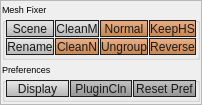
             <widget class="QFrame" name="frame_debugTools">
              <property name="sizePolicy">
               <sizepolicy hsizetype="Preferred" vsizetype="Preferred">
                <horstretch>0</horstretch>
                <verstretch>0</verstretch>
               </sizepolicy>
              </property>
              <property name="minimumSize">
               <size>
                <width>0</width>
                <height>0</height>
               </size>
              </property>
              <property name="maximumSize">
               <size>
                <width>16777215</width>
                <height>16777215</height>
               </size>
              </property>
              <property name="font">
               <font>
                <family>Segoe UI</family>
               </font>
              </property>
              <property name="styleSheet">
               <string notr="true">QPushButton{ 
 border:1px solid rgb(30,30,30);
background-color: qlineargradient(spread:pad, x1:1, y1:1, x2:1, y2:0, stop:0 rgba(189, 118, 57, 225), stop:1 rgba(235, 158, 108, 195));
color:rgb(25,25,25);}
QPushButton:hover{ 
 border:1px solid rgb(30,30,30);
background-color: qlineargradient(spread:pad, x1:1, y1:1, x2:1, y2:0, stop:0 rgba(189, 118, 57, 225), stop:1 rgba(255, 178, 128, 195));
color:rgb(25,25,25);
text-decoration: underline!important;
}
QPushButton:pressed{ 
 border:1px solid rgb(30,30,30);
background-color: qlineargradient(spread:pad, x1:1, y1:1, x2:1, y2:0, stop:0 rgba(235, 158, 108, 195), stop:1 rgba( 189, 118, 57, 225));
color:rgb(25,25,25);}</string>
              </property>
              <property name="frameShape">
               <enum>QFrame::StyledPanel</enum>
              </property>
              <property name="frameShadow">
               <enum>QFrame::Raised</enum>
              </property>
              <layout class="QVBoxLayout" name="verticalLayout_5">
               <property name="spacing">
                <number>3</number>
               </property>
               <property name="leftMargin">
                <number>1</number>
               </property>
               <property name="topMargin">
                <number>2</number>
               </property>
               <property name="rightMargin">
                <number>1</number>
               </property>
               <property name="bottomMargin">
                <number>2</number>
               </property>
               <item>
                <widget class="QGroupBox" name="groupBox_meshEditor_2">
                 <property name="sizePolicy">
                  <sizepolicy hsizetype="Preferred" vsizetype="Fixed">
                   <horstretch>0</horstretch>
                   <verstretch>0</verstretch>
                  </sizepolicy>
                 </property>
                 <property name="minimumSize">
                  <size>
                   <width>0</width>
                   <height>0</height>
                  </size>
                 </property>
                 <property name="maximumSize">
                  <size>
                   <width>16777215</width>
                   <height>16777215</height>
                  </size>
                 </property>
                 <property name="font">
                  <font>
                   <family>Segoe UI</family>
                   <pointsize>7</pointsize>
                  </font>
                 </property>
                 <property name="layoutDirection">
                  <enum>Qt::LeftToRight</enum>
                 </property>
                 <property name="autoFillBackground">
                  <bool>false</bool>
                 </property>
                 <property name="styleSheet">
                  <string notr="true"/>
                 </property>
                 <property name="title">
                  <string>Mesh Fixer</string>
                 </property>
                 <layout class="QGridLayout" name="gridLayout_12">
                  <property name="leftMargin">
                   <number>1</number>
                  </property>
                  <property name="topMargin">
                   <number>0</number>
                  </property>
                  <property name="rightMargin">
                   <number>1</number>
                  </property>
                  <property name="bottomMargin">
                   <number>2</number>
                  </property>
                  <property name="spacing">
                   <number>1</number>
                  </property>
                  <item row="1" column="0">
                   <widget class="QPushButton" name="btn_scene">
                    <property name="minimumSize">
                     <size>
                      <width>0</width>
                      <height>17</height>
                     </size>
                    </property>
                    <property name="maximumSize">
                     <size>
                      <width>16777215</width>
                      <height>22</height>
                     </size>
                    </property>
                    <property name="font">
                     <font>
                      <family>Segoe UI</family>
                     </font>
                    </property>
                    <property name="cursor">
                     <cursorShape>PointingHandCursor</cursorShape>
                    </property>
                    <property name="statusTip">
                     <string>Optimize scene. Maya built-in function.</string>
                    </property>
                    <property name="styleSheet">
                     <string notr="true">QPushButton{ 
 border:1px solid rgb(30,30,30);
background-color: qlineargradient(spread:pad, x1:1, y1:1, x2:1, y2:0, stop:0 rgba(175, 175,175, 235), stop:1 rgba(235, 235, 235, 195));
color:rgb(25,25,25);}

QPushButton:hover{ 
 border:1px solid rgb(30,30,30);
background-color: qlineargradient(spread:pad, x1:1, y1:1, x2:1, y2:0, stop:0 rgba(190, 190, 190, 225), stop:1 rgba(245, 245, 245, 195));
color:rgb(25,25,25);
}

QPushButton:pressed{ 
 border:1px solid rgb(30,30,30);
background-color: qlineargradient(spread:pad, x1:1, y1:1, x2:1, y2:0, stop:0 rgba(215, 215, 215, 195), stop:1 rgba(155, 155,155, 235));
color:rgb(25,25,25);}</string>
                    </property>
                    <property name="text">
                     <string>Scene</string>
                    </property>
                   </widget>
                  </item>
                  <item row="1" column="1">
                   <widget class="QPushButton" name="btn_cleanM">
                    <property name="minimumSize">
                     <size>
                      <width>0</width>
                      <height>17</height>
                     </size>
                    </property>
                    <property name="maximumSize">
                     <size>
                      <width>16777215</width>
                      <height>22</height>
                     </size>
                    </property>
                    <property name="font">
                     <font>
                      <family>Segoe UI</family>
                     </font>
                    </property>
                    <property name="cursor">
                     <cursorShape>PointingHandCursor</cursorShape>
                    </property>
                    <property name="statusTip">
                     <string>Predefined mesh cleanup.</string>
                    </property>
                    <property name="styleSheet">
                     <string notr="true">QPushButton{ 
 border:1px solid rgb(30,30,30);
background-color: qlineargradient(spread:pad, x1:1, y1:1, x2:1, y2:0, stop:0 rgba(175, 175,175, 235), stop:1 rgba(235, 235, 235, 195));
color:rgb(25,25,25);}

QPushButton:hover{ 
 border:1px solid rgb(30,30,30);
background-color: qlineargradient(spread:pad, x1:1, y1:1, x2:1, y2:0, stop:0 rgba(190, 190, 190, 225), stop:1 rgba(245, 245, 245, 195));
color:rgb(25,25,25);
}

QPushButton:pressed{ 
 border:1px solid rgb(30,30,30);
background-color: qlineargradient(spread:pad, x1:1, y1:1, x2:1, y2:0, stop:0 rgba(215, 215, 215, 195), stop:1 rgba(155, 155,155, 235));
color:rgb(25,25,25);}</string>
                    </property>
                    <property name="text">
                     <string>CleanM</string>
                    </property>
                   </widget>
                  </item>
                  <item row="1" column="3">
                   <widget class="QPushButton" name="btn_keepHS">
                    <property name="minimumSize">
                     <size>
                      <width>0</width>
                      <height>17</height>
                     </size>
                    </property>
                    <property name="maximumSize">
                     <size>
                      <width>16777215</width>
                      <height>22</height>
                     </size>
                    </property>
                    <property name="font">
                     <font>
                      <family>Segoe UI</family>
                     </font>
                    </property>
                    <property name="cursor">
                     <cursorShape>PointingHandCursor</cursorShape>
                    </property>
                    <property name="statusTip">
                     <string>Unlock normal while keeping hard/ soft edges.</string>
                    </property>
                    <property name="text">
                     <string>KeepHS</string>
                    </property>
                   </widget>
                  </item>
                  <item row="1" column="2">
                   <widget class="QPushButton" name="btn_normal">
                    <property name="minimumSize">
                     <size>
                      <width>0</width>
                      <height>17</height>
                     </size>
                    </property>
                    <property name="maximumSize">
                     <size>
                      <width>16777215</width>
                      <height>22</height>
                     </size>
                    </property>
                    <property name="font">
                     <font>
                      <family>Segoe UI</family>
                     </font>
                    </property>
                    <property name="cursor">
                     <cursorShape>PointingHandCursor</cursorShape>
                    </property>
                    <property name="statusTip">
                     <string>Facet and freeze, maya built-in function.</string>
                    </property>
                    <property name="text">
                     <string>Normal</string>
                    </property>
                   </widget>
                  </item>
                  <item row="2" column="0">
                   <widget class="QPushButton" name="btn_rename">
                    <property name="minimumSize">
                     <size>
                      <width>0</width>
                      <height>17</height>
                     </size>
                    </property>
                    <property name="maximumSize">
                     <size>
                      <width>16777215</width>
                      <height>22</height>
                     </size>
                    </property>
                    <property name="font">
                     <font>
                      <family>Segoe UI</family>
                     </font>
                    </property>
                    <property name="cursor">
                     <cursorShape>PointingHandCursor</cursorShape>
                    </property>
                    <property name="statusTip">
                     <string>Rename tool from maya bonus tool.</string>
                    </property>
                    <property name="styleSheet">
                     <string notr="true">QPushButton{ 
 border:1px solid rgb(30,30,30);
background-color: qlineargradient(spread:pad, x1:1, y1:1, x2:1, y2:0, stop:0 rgba(175, 175,175, 235), stop:1 rgba(235, 235, 235, 195));
color:rgb(25,25,25);}

QPushButton:hover{ 
 border:1px solid rgb(30,30,30);
background-color: qlineargradient(spread:pad, x1:1, y1:1, x2:1, y2:0, stop:0 rgba(190, 190, 190, 225), stop:1 rgba(245, 245, 245, 195));
color:rgb(25,25,25);
}

QPushButton:pressed{ 
 border:1px solid rgb(30,30,30);
background-color: qlineargradient(spread:pad, x1:1, y1:1, x2:1, y2:0, stop:0 rgba(215, 215, 215, 195), stop:1 rgba(155, 155,155, 235));
color:rgb(25,25,25);}</string>
                    </property>
                    <property name="text">
                     <string>Rename</string>
                    </property>
                   </widget>
                  </item>
                  <item row="2" column="1">
                   <widget class="QPushButton" name="btn_cleanN">
                    <property name="minimumSize">
                     <size>
                      <width>0</width>
                      <height>17</height>
                     </size>
                    </property>
                    <property name="maximumSize">
                     <size>
                      <width>16777215</width>
                      <height>22</height>
                     </size>
                    </property>
                    <property name="font">
                     <font>
                      <family>Segoe UI</family>
                     </font>
                    </property>
                    <property name="cursor">
                     <cursorShape>PointingHandCursor</cursorShape>
                    </property>
                    <property name="statusTip">
                     <string>Cleanup namespace.</string>
                    </property>
                    <property name="text">
                     <string>CleanN</string>
                    </property>
                   </widget>
                  </item>
                  <item row="2" column="2">
                   <widget class="QPushButton" name="btn_ungroup">
                    <property name="minimumSize">
                     <size>
                      <width>0</width>
                      <height>17</height>
                     </size>
                    </property>
                    <property name="maximumSize">
                     <size>
                      <width>16777215</width>
                      <height>22</height>
                     </size>
                    </property>
                    <property name="font">
                     <font>
                      <family>Segoe UI</family>
                     </font>
                    </property>
                    <property name="cursor">
                     <cursorShape>PointingHandCursor</cursorShape>
                    </property>
                    <property name="statusTip">
                     <string>Ungroup selected nodes.</string>
                    </property>
                    <property name="styleSheet">
                     <string notr="true"/>
                    </property>
                    <property name="text">
                     <string>Ungroup</string>
                    </property>
                   </widget>
                  </item>
                  <item row="2" column="3">
                   <widget class="QPushButton" name="btn_reverse">
                    <property name="minimumSize">
                     <size>
                      <width>0</width>
                      <height>17</height>
                     </size>
                    </property>
                    <property name="maximumSize">
                     <size>
                      <width>16777215</width>
                      <height>22</height>
                     </size>
                    </property>
                    <property name="font">
                     <font>
                      <family>Segoe UI</family>
                     </font>
                    </property>
                    <property name="cursor">
                     <cursorShape>PointingHandCursor</cursorShape>
                    </property>
                    <property name="statusTip">
                     <string>Reverse normal to facing current camera.</string>
                    </property>
                    <property name="text">
                     <string>Reverse</string>
                    </property>
                   </widget>
                  </item>
                 </layout>
                </widget>
               </item>
               <item>
                <widget class="QGroupBox" name="groupBox_instancer_2">
                 <property name="sizePolicy">
                  <sizepolicy hsizetype="Preferred" vsizetype="Preferred">
                   <horstretch>0</horstretch>
                   <verstretch>0</verstretch>
                  </sizepolicy>
                 </property>
                 <property name="minimumSize">
                  <size>
                   <width>0</width>
                   <height>0</height>
                  </size>
                 </property>
                 <property name="maximumSize">
                  <size>
                   <width>16777215</width>
                   <height>16777215</height>
                  </size>
                 </property>
                 <property name="font">
                  <font>
                   <family>Segoe UI</family>
                   <pointsize>7</pointsize>
                  </font>
                 </property>
                 <property name="styleSheet">
                  <string notr="true"/>
                 </property>
                 <property name="title">
                  <string>Preferences</string>
                 </property>
                 <layout class="QGridLayout" name="gridLayout_13">
                  <property name="leftMargin">
                   <number>1</number>
                  </property>
                  <property name="topMargin">
                   <number>0</number>
                  </property>
                  <property name="rightMargin">
                   <number>1</number>
                  </property>
                  <property name="bottomMargin">
                   <number>2</number>
                  </property>
                  <property name="spacing">
                   <number>1</number>
                  </property>
                  <item row="0" column="1">
                   <widget class="QPushButton" name="btn_display">
                    <property name="minimumSize">
                     <size>
                      <width>0</width>
                      <height>17</height>
                     </size>
                    </property>
                    <property name="maximumSize">
                     <size>
                      <width>16777215</width>
                      <height>22</height>
                     </size>
                    </property>
                    <property name="font">
                     <font>
                      <family>Segoe UI</family>
                     </font>
                    </property>
                    <property name="cursor">
                     <cursorShape>PointingHandCursor</cursorShape>
                    </property>
                    <property name="statusTip">
                     <string>Quick display all kinds of poly info.</string>
                    </property>
                    <property name="styleSheet">
                     <string notr="true">QPushButton{ 
 border:1px solid rgb(30,30,30);
background-color: qlineargradient(spread:pad, x1:1, y1:1, x2:1, y2:0, stop:0 rgba(175, 175,175, 235), stop:1 rgba(235, 235, 235, 195));
color:rgb(25,25,25);}

QPushButton:hover{ 
 border:1px solid rgb(30,30,30);
background-color: qlineargradient(spread:pad, x1:1, y1:1, x2:1, y2:0, stop:0 rgba(190, 190, 190, 225), stop:1 rgba(245, 245, 245, 195));
color:rgb(25,25,25);
}

QPushButton:pressed{ 
 border:1px solid rgb(30,30,30);
background-color: qlineargradient(spread:pad, x1:1, y1:1, x2:1, y2:0, stop:0 rgba(215, 215, 215, 195), stop:1 rgba(155, 155,155, 235));
color:rgb(25,25,25);}</string>
                    </property>
                    <property name="text">
                     <string>Display</string>
                    </property>
                   </widget>
                  </item>
                  <item row="0" column="2">
                   <widget class="QPushButton" name="btn_pluginCln">
                    <property name="minimumSize">
                     <size>
                      <width>0</width>
                      <height>17</height>
                     </size>
                    </property>
                    <property name="maximumSize">
                     <size>
                      <width>16777215</width>
                      <height>22</height>
                     </size>
                    </property>
                    <property name="font">
                     <font>
                      <family>Segoe UI</family>
                     </font>
                    </property>
                    <property name="cursor">
                     <cursorShape>PointingHandCursor</cursorShape>
                    </property>
                    <property name="statusTip">
                     <string>Clean plugins that are not used frequently by modeler.</string>
                    </property>
                    <property name="styleSheet">
                     <string notr="true">*.QPushButton{ 
background-color: qlineargradient(spread:pad, x1:1, y1:1, x2:1, y2:0, stop:0 rgba(135, 135, 135, 225), stop:1 rgba(185,185, 185, 195));
border:1px solid rgb(30,30,30);
color: rgb( 25,25,25 );
}
*.QPushButton:hover{ 
background-color: qlineargradient(spread:pad, x1:1, y1:1, x2:1, y2:0, stop:0 rgba(155, 155, 155, 225), stop:1 rgba(205,205, 205, 195));
border:1px solid rgb(30,30,30);
color: rgb( 25,25,25 );
text-decoration: underline!important;
}
*.QPushButton:pressed{ 
background-color: qlineargradient(spread:pad, x1:1, y1:1, x2:1, y2:0, stop:0 rgba(175, 175, 175, 195), stop:1 rgba(115,115, 115, 225));
border:1px solid rgb(30,30,30);
color: rgb( 25,25,25 );
}</string>
                    </property>
                    <property name="text">
                     <string>PluginCln</string>
                    </property>
                   </widget>
                  </item>
                  <item row="0" column="3">
                   <widget class="QPushButton" name="btn_resetPref">
                    <property name="minimumSize">
                     <size>
                      <width>0</width>
                      <height>17</height>
                     </size>
                    </property>
                    <property name="maximumSize">
                     <size>
                      <width>16777215</width>
                      <height>22</height>
                     </size>
                    </property>
                    <property name="font">
                     <font>
                      <family>Segoe UI</family>
                     </font>
                    </property>
                    <property name="cursor">
                     <cursorShape>PointingHandCursor</cursorShape>
                    </property>
                    <property name="statusTip">
                     <string>Reset all preferences while keeping hotkeys and shelf. </string>
                    </property>
                    <property name="styleSheet">
                     <string notr="true">*.QPushButton{ 
background-color: qlineargradient(spread:pad, x1:1, y1:1, x2:1, y2:0, stop:0 rgba(135, 135, 135, 225), stop:1 rgba(185,185, 185, 195));
border:1px solid rgb(30,30,30);
color: rgb( 25,25,25 );
}
*.QPushButton:hover{ 
background-color: qlineargradient(spread:pad, x1:1, y1:1, x2:1, y2:0, stop:0 rgba(155, 155, 155, 225), stop:1 rgba(205,205, 205, 195));
border:1px solid rgb(30,30,30);
color: rgb( 25,25,25 );
text-decoration: underline!important;
}
*.QPushButton:pressed{ 
background-color: qlineargradient(spread:pad, x1:1, y1:1, x2:1, y2:0, stop:0 rgba(175, 175, 175, 195), stop:1 rgba(115,115, 115, 225));
border:1px solid rgb(30,30,30);
color: rgb( 25,25,25 );
}</string>
                    </property>
                    <property name="text">
                     <string>Reset Pref</string>
                    </property>
                   </widget>
                  </item>
                 </layout>
                </widget>
               </item>
              </layout>
             </widget>
